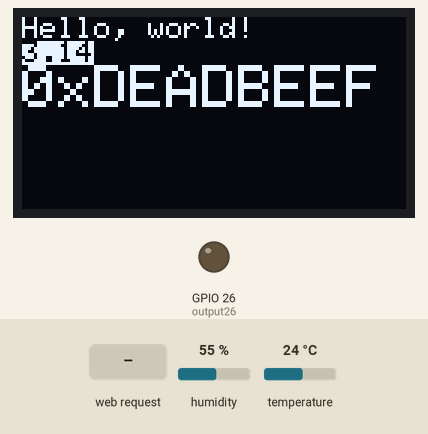
Recording of a sketch running on a simulated ESP32. Parts: 128×64 one-colour display, output pins drawn as LEDs (lit = HIGH). The test bench sets the inputs (shaded band); at power-on: humidity 55 %, temperature 24 °C. What the sketch prints to the serial monitor is not drawn.

Above: at 5.2 s.
5.3 s: HTTP request GET /26/on received
At 5.9 s:
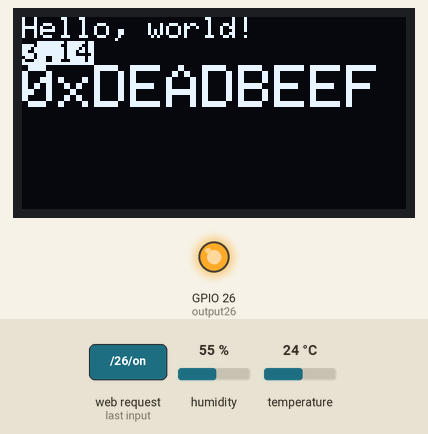
6.8 s: HTTP request GET /26/off received
At 7.4 s:
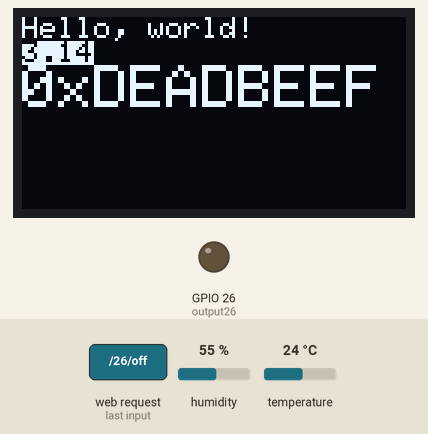
Timing chart, 0 to 9.8 s (numbered marks = the images above; inputs shaded):
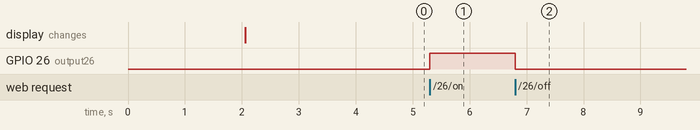

The sketch:

esp32-ap-webserver.ino
```cpp
/*********
  Rui Santos
  Complete project details at https://randomnerdtutorials.com
  ++190712 choi add DHT11 function (GPIO 25)
  ++190723 choi add OLED ssd1306 Lib (GPIO4: SCL, GPIO5: SDA)
*********/

// Load Wi-Fi library
#include <WiFi.h>

// OLED
#include <Wire.h>
#include <Adafruit_GFX.h>
#include <Adafruit_SSD1306.h>

#define SCREEN_WIDTH 128
#define SCREEN_HEIGHT 64

Adafruit_SSD1306 display(SCREEN_WIDTH, SCREEN_HEIGHT, &Wire, -1);

// Replace with your network credentials
const char* ssid     = "ESP32-AP";
const char* password = "123456789";

// Set web server port number to 80
WiFiServer server(80);

// Variable to store the HTTP request
String header;

// Auxiliar variables to store the current output state
String output26State = "off";
//String output27State = "off";

// Assign output variables to GPIO pins
const int output26 = 26; //13;
//const int output27 = 27;

#include "DHT.h"

#define DHTPIN 25 //16     // Digital pin connected to the DHT sensor

// Uncomment whatever type you're using!
#define DHTTYPE DHT11   // DHT 11
//#define DHTTYPE DHT22   // DHT 22  (AM2302), AM2321
//#define DHTTYPE DHT21   // DHT 21 (AM2301)

// Connect pin 1 (on the left) of the sensor to +5V
// NOTE: If using a board with 3.3V logic like an Arduino Due connect pin 1
// to 3.3V instead of 5V!
// Connect pin 2 of the sensor to whatever your DHTPIN is
// Connect pin 4 (on the right) of the sensor to GROUND
// Connect a 10K resistor from pin 2 (data) to pin 1 (power) of the sensor

// Initialize DHT sensor.
// Note that older versions of this library took an optional third parameter to
// tweak the timings for faster processors.  This parameter is no longer needed
// as the current DHT reading algorithm adjusts itself to work on faster procs.
DHT dht(DHTPIN, DHTTYPE);

void setup() {
  Serial.begin(115200);

  // Start I2C Communication SDA = 5 and SCL = 4 on Wemos Lolin32 ESP32 with built-in SSD1306 OLED
  Wire.begin(5, 4);
  if(!display.begin(SSD1306_SWITCHCAPVCC, 0x3C, false, false)) {
    Serial.println(F("SSD1306 allocation failed"));
  }
  delay(2000); // Pause for 2 seconds
  // Clear the buffer.
  display.clearDisplay();

  // test display ---------------------
  display.setTextSize(1);             // Normal 1:1 pixel scale
  display.setTextColor(WHITE);        // Draw white text
  display.setCursor(0,0);             // Start at top-left corner
  display.println(F("Hello, world!"));

  display.setTextColor(BLACK, WHITE); // Draw 'inverse' text
  display.println(3.141592);

  display.setTextSize(2);             // Draw 2X-scale text
  display.setTextColor(WHITE);
  display.print(F("0x")); display.println(0xDEADBEEF, HEX);

  display.display();
  delay(2000);
//-------------------

  // Initialize the output variables as outputs
  pinMode(output26, OUTPUT);
//  pinMode(output27, OUTPUT);
  // Set outputs to LOW
  digitalWrite(output26, LOW);
//  digitalWrite(output27, LOW);

  // Connect to Wi-Fi network with SSID and password
  Serial.println(F("Setting AP (Access Point)…"));
  Serial.println(F("Reading DHT11.."));
  dht.begin();

  // Remove the password parameter, if you want the AP (Access Point) to be open
  WiFi.softAP(ssid, password);

  IPAddress IP = WiFi.softAPIP();
  Serial.print("AP IP address: ");
  Serial.println(IP);

  server.begin();
}

void loop(){
  WiFiClient client = server.available();   // Listen for incoming clients

  if (client) {                             // If a new client connects,
    Serial.println("New Client.");          // print a message out in the serial port
    String currentLine = "";                // make a String to hold incoming data from the client
    while (client.connected()) {            // loop while the client's connected
      if (client.available()) {             // if there's bytes to read from the client,
        char c = client.read();             // read a byte, then
        Serial.write(c);                    // print it out the serial monitor
        header += c;
        if (c == '\n') {                    // if the byte is a newline character
          // if the current line is blank, you got two newline characters in a row.
          // that's the end of the client HTTP request, so send a response:
          if (currentLine.length() == 0) {
            // HTTP headers always start with a response code (e.g. HTTP/1.1 200 OK)
            // and a content-type so the client knows what's coming, then a blank line:
            client.println("HTTP/1.1 200 OK");
            client.println("Content-type:text/html");
            client.println("Connection: close");
            client.println();

            // turns the GPIOs on and off
            if (header.indexOf("GET /26/on") >= 0) {
              Serial.println("GPIO 26 on");
              output26State = "on";
              digitalWrite(output26, HIGH);
            } else if (header.indexOf("GET /26/off") >= 0) {
              Serial.println("GPIO 26 off");
              output26State = "off";
              digitalWrite(output26, LOW);
/*            } else if (header.indexOf("GET /27/on") >= 0) {
              Serial.println("GPIO 27 on");
              output27State = "on";
              digitalWrite(output27, HIGH);
            } else if (header.indexOf("GET /27/off") >= 0) {
              Serial.println("GPIO 27 off");
              output27State = "off";
              digitalWrite(output27, LOW); */
            }

            // Display the HTML web page
            client.println("<!DOCTYPE html><html>");
            client.println("<head><meta name=\"viewport\" content=\"width=device-width, initial-scale=1\">");
            client.println("<link rel=\"icon\" href=\"data:,\">");
            // CSS to style the on/off buttons
            // Feel free to change the background-color and font-size attributes to fit your preferences
            client.println("<style>html { font-family: Helvetica; display: inline-block; margin: 0px auto; text-align: center;}");
            client.println(".button { background-color: #4CAF50; border: none; color: white; padding: 16px 40px;");
            client.println("text-decoration: none; font-size: 30px; margin: 2px; cursor: pointer;}");
            client.println(".button2 {background-color: #555555;}</style></head>");

            // Web Page Heading
            client.println("<body><h1>ESP32 Web Server</h1>");

            // Display current state, and ON/OFF buttons for GPIO 26
            client.println("<p>GPIO 26 - State " + output26State + "</p>");
            // If the output26State is off, it displays the ON button
            if (output26State=="off") {
              client.println("<p><a href=\"/26/on\"><button class=\"button\">ON</button></a></p>");
            } else {
              client.println("<p><a href=\"/26/off\"><button class=\"button button2\">OFF</button></a></p>");
            }

            // read temperature, humidity ++choi
            // Reading temperature or humidity takes about 250 milliseconds!
            // Sensor readings may also be up to 2 seconds 'old' (its a very slow sensor)
            float h = dht.readHumidity();
            // Read temperature as Celsius (the default)
            float t = dht.readTemperature();
            // Read temperature as Fahrenheit (isFahrenheit = true)
            float f = dht.readTemperature(true);

            // Check if any reads failed
            if (isnan(h) || isnan(t) || isnan(f)) {
              Serial.println(F("Failed to read from DHT sensor!"));
            }

            // display temperature, humidity ++choi
            client.println("<p>Temperature: " + String(t) + " &deg;C</p>");
            client.println("<p>Humidity: " + String(h) + " %</p>");
/*
            // Display current state, and ON/OFF buttons for GPIO 27
            client.println("<p>GPIO 27 - State " + output27State + "</p>");
            // If the output27State is off, it displays the ON button
            if (output27State=="off") {
              client.println("<p><a href=\"/27/on\"><button class=\"button\">ON</button></a></p>");
            } else {
              client.println("<p><a href=\"/27/off\"><button class=\"button button2\">OFF</button></a></p>");
            } */
            client.println("</body></html>");

            // The HTTP response ends with another blank line
            client.println();
            // Break out of the while loop
            break;
          } else { // if you got a newline, then clear currentLine
            currentLine = "";
          }
        } else if (c != '\r') {  // if you got anything else but a carriage return character,
          currentLine += c;      // add it to the end of the currentLine
        }
      }
    }
    // Clear the header variable
    header = "";
    // Close the connection
    client.stop();
    Serial.println("Client disconnected.");
    Serial.println("");
  }
}
```

Measured:
- after the input at 5.3 s, GPIO 26 (output26): LOW → HIGH at once
- after the input at 6.8 s, GPIO 26 (output26): HIGH → LOW at once
